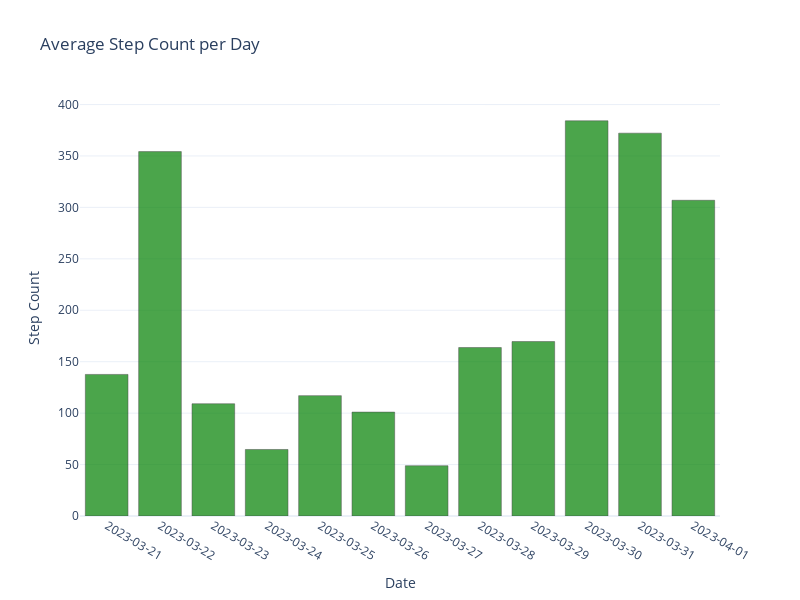

The cell this chart's notebook holds for it:
### Markdown cell above
#### Analyse average step counts per day

### Code cell
#calculate average steps taken during a day
average_step_count_per_day =data.groupby("Date")["Step Count"].mean().reset_index()
figure_4=px.bar(average_step_count_per_day,x="Date",y="Step Count",title="Average Step Count per Day",width=800,height=600)
figure_4.update_xaxes(type='category')
figure_4.update_traces(marker_color='green',marker_line_color='black',opacity=0.7)

figure_4.show()

### Figure 1 — Plotly figure (JSON) as saved in the notebook; plotly's stock layout.template omitted (floating-point values rounded to 4 significant figures)
{"data": [{"alignmentgroup": "True", "hovertemplate": "Date=%{x}<br>Step Count=%{y}<extra></extra>", "legendgroup": "", "marker": {"color": "green", "line": {"color": "black"}, "pattern": {"shape": ""}}, "name": "", "offsetgroup": "", "opacity": 0.7, "orientation": "v", "showlegend": false, "textposition": "auto", "type": "bar", "x": ["2023-03-21", "2023-03-22", "2023-03-23", "2023-03-24", "2023-03-25", "2023-03-26", "2023-03-27", "2023-03-28", "2023-03-29", "2023-03-30", "2023-03-31", "2023-04-01"], "xaxis": "x", "y": [137.6, 354.2, 109.1, 64.67, 117, 101, 48.88, 163.8, 169.6, 384.2, 372.2, 306.9], "yaxis": "y"}], "layout": {"barmode": "relative", "height": 600, "legend": {"tracegroupgap": 0}, "title": {"text": "Average Step Count per Day"}, "width": 800, "xaxis": {"anchor": "y", "domain": [0, 1], "title": {"text": "Date"}, "type": "category"}, "yaxis": {"anchor": "x", "domain": [0, 1], "title": {"text": "Step Count"}}}}
